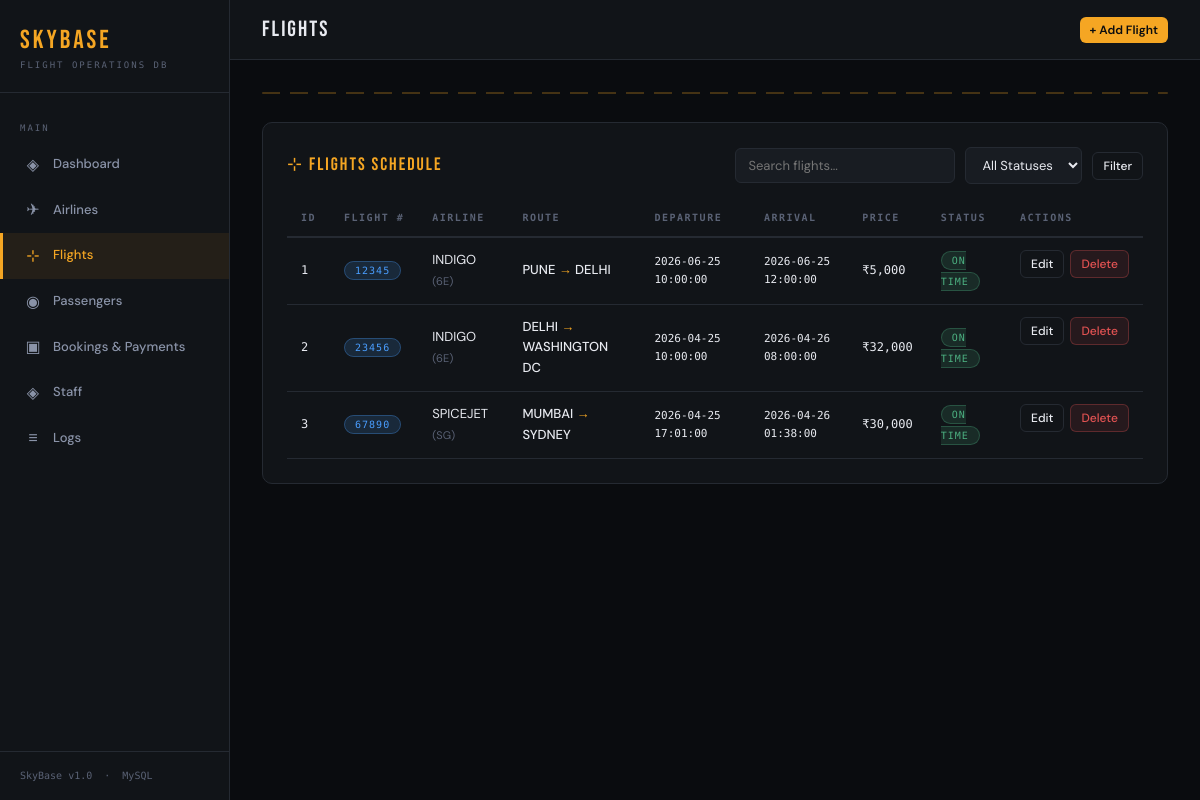
Page /flights.php on the committed database.
### tables this page shows
CREATE TABLE `flights` (
  `id` bigint unsigned NOT NULL AUTO_INCREMENT,
  `flight_number` varchar(255) NOT NULL,
  `airline_id` bigint unsigned NOT NULL,
  `source_airport` varchar(255) NOT NULL,
  `destination_airport` varchar(255) NOT NULL,
  `price` decimal(10,2) NOT NULL DEFAULT '0.00',
  `scheduled_departure` datetime NOT NULL,
  `scheduled_arrival` datetime NOT NULL,
  `status` varchar(255) NOT NULL DEFAULT 'Scheduled',
  `created_at` timestamp NULL DEFAULT NULL,
  `updated_at` timestamp NULL DEFAULT NULL,
  PRIMARY KEY (`id`),
  UNIQUE KEY `flights_flight_number_unique` (`flight_number`),
  KEY `flights_airline_id_foreign` (`airline_id`),
  CONSTRAINT `flights_airline_id_foreign` FOREIGN KEY (`airline_id`) REFERENCES `airlines` (`id`) ON DELETE CASCADE
);

CREATE TABLE `airlines` (
  `id` bigint unsigned NOT NULL AUTO_INCREMENT,
  `name` varchar(255) NOT NULL,
  `iata_code` varchar(255) NOT NULL,
  `country` varchar(255) NOT NULL,
  `created_at` timestamp NULL DEFAULT NULL,
  `updated_at` timestamp NULL DEFAULT NULL,
  PRIMARY KEY (`id`),
  UNIQUE KEY `airlines_iata_code_unique` (`iata_code`)
);

### flights.php (the view, shortened to what this page needs)
<?php
require 'db.php';
require 'layout_top.php';
$search = trim($_GET['q'] ?? '');
$sql = "SELECT f.*, a.name as airline_name, a.iata_code FROM flights f JOIN airlines a ON a.id=f.airline_id WHERE 1=1";
$params = [];
$sql .= " ORDER BY f.id";
$q = $pdo->prepare($sql); $q->execute($params);
$flights = $q->fetchAll();
?>
<div class="topbar">
  <div class="topbar-title">Flights</div>
  <div class="topbar-right">
    <button class="btn btn-primary btn-sm" onclick="openModal('addModal')">+ Add Flight</button>
  </div>
</div>
<div class="content">
  <div class="runway-line"></div>
  <div class="card">
    <div class="flex-between" style="margin-bottom:16px">
      <div class="card-title" style="margin-bottom:0">⊹ Flights Schedule</div>
      <form method="GET" class="search-bar" style="margin:0">
        <input type="text" name="q" placeholder="Search flights..." value="<?= htmlspecialchars($search) ?>">
        <select name="status">
          <option value="">All Statuses</option>
        </select>
        <button class="btn btn-ghost btn-sm" type="submit">Filter</button>
      </form>
    </div>
    <div class="table-wrap">
      <table>
        <thead>
          <tr><th>ID</th><th>Flight #</th><th>Airline</th><th>Route</th><th>Departure</th><th>Arrival</th><th>Price</th><th>Status</th><th>Actions</th></tr>
        </thead>
        <tbody>
          <?php if (empty($flights)): ?>
          <tr><td colspan="9"><div class="empty-state"><div class="icon">⊹</div><p>No flights found.</p></div></td></tr>
          <?php else: foreach ($flights as $f): ?>
          <tr>
            <td class="mono"><?= $f['id'] ?></td>
            <td><span class="badge badge-blue"><?= htmlspecialchars($f['flight_number']) ?></span></td>
            <td><?= htmlspecialchars($f['airline_name']) ?> <span style="color:var(--muted);font-size:11px">(<?= $f['iata_code'] ?>)</span></td>
            <td style="font-weight:500"><?= $f['source_airport'] ?> <span style="color:var(--amber)">→</span> <?= $f['destination_airport'] ?></td>
            <td class="mono" style="font-size:11px"><?= $f['scheduled_departure'] ?></td>
            <td class="mono" style="font-size:11px"><?= $f['scheduled_arrival'] ?></td>
            <td class="mono">₹<?= number_format($f['price']) ?></td>
            <td>
              <?php $sc = $f['status']==='On Time'?'green':($f['status']==='Delayed'?'amber':($f['status']==='Cancelled'?'red':'muted')); ?>
              <span class="badge badge-<?= $sc ?>"><?= $f['status'] ?></span>
            </td>
            <td style="display:flex;gap:6px">
              <button class="btn btn-ghost btn-sm" onclick="openEdit(<?= htmlspecialchars(json_encode($f)) ?>)">Edit</button>
              <form method="POST" onsubmit="return confirm('Delete this flight?')">
                <button class="btn btn-danger btn-sm" type="submit">Delete</button>
              </form>
            </td>
          </tr>
          <?php endforeach; endif; ?>
        </tbody>
      </table>
    </div>
  </div>
</div>
<?php require 'layout_bottom.php'; ?>

### style.css (style rules this page uses)
:root { --bg: #0a0c0f; --bg2: #111418; --bg3: #181c22; --border: #252a32; --amber: #f5a623; --amber2: #ffcf6b; --red: #e05252; --green: #4caf80; --blue: #4a9eff; --text: #e8eaf0; --muted: #5a6275; --sidebar-w: 230px; }
*, *::before, *::after { box-sizing: border-box; margin: 0; padding: 0; }
html, body { height: 100%; background: var(--bg); color: var(--text); font-family: 'DM Sans', sans-serif; font-size: 14px; line-height: 1.6; }
.topbar { background: var(--bg2); border-bottom: 1px solid var(--border); padding: 0 32px; height: 60px; display: flex; align-items: center; justify-content: space-between; position: sticky; top: 0; z-index: 50; }
.topbar-title { font-family: 'Bebas Neue', sans-serif; font-size: 22px; letter-spacing: 2px; color: var(--text); }
.topbar-right { display: flex; align-items: center; gap: 16px; }
.badge { font-family: 'DM Mono', monospace; font-size: 10px; padding: 3px 10px; border-radius: 20px; letter-spacing: 1px; text-transform: uppercase; }
.badge-green { background: rgba(76,175,128,0.15); color: var(--green); border: 1px solid rgba(76,175,128,0.3); }
.badge-blue { background: rgba(74,158,255,0.15); color: var(--blue); border: 1px solid rgba(74,158,255,0.3); }
.content { padding: 32px; flex: 1; }
.card { background: var(--bg2); border: 1px solid var(--border); border-radius: 10px; padding: 24px; margin-bottom: 24px; }
.card-title { font-family: 'Bebas Neue', sans-serif; font-size: 18px; letter-spacing: 2px; color: var(--amber); margin-bottom: 20px; display: flex; align-items: center; gap: 10px; }
.table-wrap { overflow-x: auto; }
table { width: 100%; border-collapse: collapse; font-size: 13px; }
thead tr { border-bottom: 2px solid var(--border); }
thead th { font-family: 'DM Mono', monospace; font-size: 10px; letter-spacing: 1.5px; color: var(--muted); text-transform: uppercase; padding: 10px 14px; text-align: left; white-space: nowrap; }
tbody tr { border-bottom: 1px solid var(--border); transition: background 0.12s; }
tbody td { padding: 12px 14px; color: var(--text); vertical-align: middle; }
.mono { font-family: 'DM Mono', monospace; font-size: 12px; }
.btn { display: inline-flex; align-items: center; gap: 6px; padding: 8px 16px; border-radius: 6px; font-size: 13px; font-weight: 500; cursor: pointer; border: none; transition: all 0.15s; font-family: 'DM Sans', sans-serif; white-space: nowrap; }
.btn-primary { background: var(--amber); color: #0a0c0f; font-weight: 600; }
.btn-ghost { background: transparent; color: var(--text); border: 1px solid var(--border); }
.btn-danger { background: rgba(224,82,82,0.1); color: var(--red); border: 1px solid rgba(224,82,82,0.3); }
.btn-sm { padding: 5px 10px; font-size: 12px; }
.search-bar { display: flex; gap: 10px; margin-bottom: 20px; flex-wrap: wrap; align-items: center; }
.search-bar input, .search-bar select { background: var(--bg3); border: 1px solid var(--border); border-radius: 6px; color: var(--text); padding: 8px 12px; font-size: 13px; font-family: 'DM Sans', sans-serif; outline: none; transition: border-color 0.15s; }
.search-bar input { min-width: 220px; }
.flex-between { display: flex; justify-content: space-between; align-items: center; flex-wrap: wrap; gap: 10px; }
.runway-line { height: 2px; background: repeating-linear-gradient(90deg, var(--amber) 0, var(--amber) 18px, transparent 18px, transparent 28px); opacity: 0.25; margin-bottom: 28px; border-radius: 2px; }

### rows in the picture
flights: id "1", flight_number "12345", airline.name "INDIGO", airline.iata_code "6E", source_airport "PUNE", destination_airport "DELHI", scheduled_departure "2026-06-25 10:00:00", scheduled_arrival "2026-06-25 12:00:00", price "5,000", status "ON TIME"
flights: id "2", flight_number "23456", airline.name "INDIGO", airline.iata_code "6E", source_airport "DELHI", destination_airport "WASHINGTON DC", scheduled_departure "2026-04-25 10:00:00", scheduled_arrival "2026-04-26 08:00:00", price "32,000", status "ON TIME"
flights: id "3", flight_number "67890", airline.name "SPICEJET", airline.iata_code "SG", source_airport "MUMBAI", destination_airport "SYDNEY", scheduled_departure "2026-04-25 17:01:00", scheduled_arrival "2026-04-26 01:38:00", price "30,000", status "ON TIME"

### other values in the picture
$info['icon'] "◈"
$info['label'] "Dashboard"
$info['icon'] "✈"
$info['label'] "Airlines"
$info['icon'] "⊹"
$info['label'] "Flights"
$info['icon'] "◉"
$info['label'] "Passengers"
$info['icon'] "▣"
$info['label'] "Bookings & Payments"
$info['label'] "Staff"
$info['icon'] "≡"
$info['label'] "Logs"
